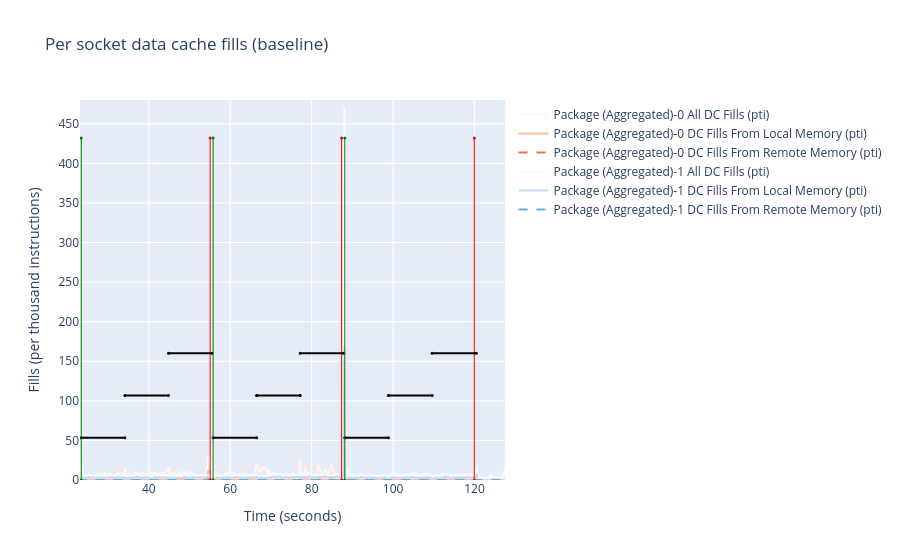
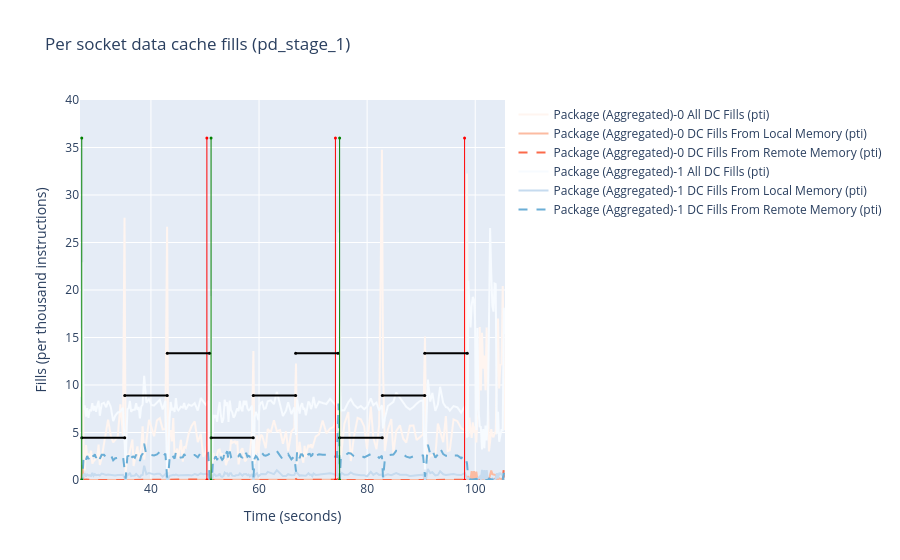

Notebook source saved alongside these figures, in order:
### Code cell
def dc_refills(data: pd.DataFrame, timestamps: pd.DataFrame) -> go.Figure:
    fig = go.Figure()
    

    start_stamps = timestamps[timestamps['point_type'].str.contains("start")] 
    start_bench_stamps = start_stamps[start_stamps['label'].str.contains("bench_")]
    first_bench_start = start_bench_stamps.min().time.total_seconds()

    bench_data = data[data['Timestamp'].dt.total_seconds() > first_bench_start]

    time_axis = data['Timestamp'].dt.total_seconds()

    y_values = sorted([col for col in data.columns if 'DC' in col and ('Memory' in col or 'All DC Fills' in col)])
    col_pal =  ColumnColourPallette(y_values)

    max_y = 0
    for y_val in y_values:
        max_y = max(max_y, bench_data[y_val].max())
        if 'Local' in y_val:
            dash = 'dot'
        if 'Remote' in y_val:
            dash = 'dash'
        else:
            dash = 'solid'
        fig.add_trace(go.Scatter(x=time_axis, y=data[y_val], mode='lines', name=y_val, line=dict(color=col_pal[y_val], dash=dash)))

    fig.update_layout(title='Per socket data cache fills', xaxis_title='Time (seconds)', yaxis_title='Fills (per thousand instructions)')
    fig.update_yaxes(range=[0, math.ceil(max_y/20) * 20])
    # start/end of warmup + iterations of specific selectivity
    df_timestamps = timestamps[timestamps['label'].str.contains("sel_")]
    add_timestamp_start_end_bars(fig, df_timestamps)
    df_query_timestamps = timestamps[timestamps['label'].str.contains("query_")]
    add_query_start_end_bars(fig, df_query_timestamps)

    fig.update_xaxes(range=[first_bench_start, data['Timestamp'].max().total_seconds()])
    return fig

if baseline:
    baseline_dc_fig = dc_refills(df_baseline, ts_baseline)
    baseline_dc_fig.update_layout(title='Per socket data cache fills (baseline)')
    baseline_dc_fig.show()

if pd_max:
    pd_max_dc_fig = dc_refills(df_pd_max, ts_pd_max)
    pd_max_dc_fig.update_layout(title='Per socket data cache fills (pd_max)')
    pd_max_dc_fig.show()

if pd_dop4:
    pd_dop4_dc_fig = dc_refills(df_pd_dop4, ts_pd_dop4)
    pd_dop4_dc_fig.update_layout(title='Per socket data cache fills (pd_dop4)')
    pd_dop4_dc_fig.show()

if pd_stage_1:
    pd_stage_1_dc_fig = dc_refills(df_pd_stage_1, ts_pd_stage_1)
    pd_stage_1_dc_fig.update_layout(title='Per socket data cache fills (pd_stage_1)')
    pd_stage_1_dc_fig.show()

if pd_stage_both:
    pd_stage_both_dc_fig = dc_refills(df_pd_stage_both, ts_pd_stage_both)
    pd_stage_both_dc_fig.update_layout(title='Per socket data cache fills (pd_stage_both)')
    pd_stage_both_dc_fig.show()

### Figure 1 — Plotly figure (JSON) as saved in the notebook; plotly's stock layout.template omitted (floating-point values rounded to 4 significant figures; data arrays with more than 128 entries replaced by an {"elided": "..."} marker saying what was removed)
{"data": [{"line": {"color": "rgb(255,245,240)", "dash": "solid"}, "mode": "lines", "name": "Package (Aggregated)-0 All DC Fills (pti)", "type": "scatter", "x": {"elided": "374 float values"}, "y": {"elided": "374 float values"}}, {"line": {"color": "rgb(252,187,161)", "dash": "solid"}, "mode": "lines", "name": "Package (Aggregated)-0 DC Fills From Local Memory (pti)", "type": "scatter", "x": {"elided": "374 float values"}, "y": {"elided": "374 float values"}}, {"line": {"color": "rgb(251,106,74)", "dash": "dash"}, "mode": "lines", "name": "Package (Aggregated)-0 DC Fills From Remote Memory (pti)", "type": "scatter", "x": {"elided": "374 float values"}, "y": {"elided": "374 float values"}}, {"line": {"color": "rgb(247,251,255)", "dash": "solid"}, "mode": "lines", "name": "Package (Aggregated)-1 All DC Fills (pti)", "type": "scatter", "x": {"elided": "374 float values"}, "y": {"elided": "374 float values"}}, {"line": {"color": "rgb(198,219,239)", "dash": "solid"}, "mode": "lines", "name": "Package (Aggregated)-1 DC Fills From Local Memory (pti)", "type": "scatter", "x": {"elided": "374 float values"}, "y": {"elided": "374 float values"}}, {"line": {"color": "rgb(107,174,214)", "dash": "dash"}, "mode": "lines", "name": "Package (Aggregated)-1 DC Fills From Remote Memory (pti)", "type": "scatter", "x": {"elided": "374 float values"}, "y": {"elided": "374 float values"}}, {"hoverinfo": "text", "hovertext": ["start sel_0.000100", "start sel_0.000100"], "marker": {"color": "green", "size": 3}, "mode": "markers", "showlegend": false, "type": "scatter", "x": [23.42, 23.42], "y": [0, 432]}, {"hoverinfo": "text", "hovertext": ["start sel_0.000100", "start sel_0.000100"], "marker": {"color": "red", "size": 3}, "mode": "markers", "showlegend": false, "type": "scatter", "x": [55.06, 55.06], "y": [0, 432]}, {"hoverinfo": "text", "hovertext": ["start sel_0.100000", "start sel_0.100000"], "marker": {"color": "green", "size": 3}, "mode": "markers", "showlegend": false, "type": "scatter", "x": [55.79, 55.79], "y": [0, 432]}, {"hoverinfo": "text", "hovertext": ["start sel_0.100000", "start sel_0.100000"], "marker": {"color": "red", "size": 3}, "mode": "markers", "showlegend": false, "type": "scatter", "x": [87.36, 87.36], "y": [0, 432]}, {"hoverinfo": "text", "hovertext": ["start sel_1.000000", "start sel_1.000000"], "marker": {"color": "green", "size": 3}, "mode": "markers", "showlegend": false, "type": "scatter", "x": [88.13, 88.13], "y": [0, 432]}, {"hoverinfo": "text", "hovertext": ["start sel_1.000000", "start sel_1.000000"], "marker": {"color": "red", "size": 3}, "mode": "markers", "showlegend": false, "type": "scatter", "x": [119.9, 119.9], "y": [0, 432]}, {"hoverinfo": "text", "hovertext": ["start query_warmup. Duration: 10.70s", "end query_warmup. Duration: 10.70s"], "marker": {"color": "black", "size": 3}, "mode": "markers", "showlegend": false, "type": "scatter", "x": [23.42, 34.12], "y": [53.33, 53.33]}, {"hoverinfo": "text", "hovertext": ["start query_iter_0. Duration: 10.72s", "end query_iter_0. Duration: 10.72s"], "marker": {"color": "black", "size": 3}, "mode": "markers", "showlegend": false, "type": "scatter", "x": [34.12, 44.84], "y": [106.7, 106.7]}, {"hoverinfo": "text", "hovertext": ["start query_iter_1. Duration: 10.72s", "end query_iter_1. Duration: 10.72s"], "marker": {"color": "black", "size": 3}, "mode": "markers", "showlegend": false, "type": "scatter", "x": [44.84, 55.56], "y": [160, 160]}, {"hoverinfo": "text", "hovertext": ["start query_warmup. Duration: 10.69s", "end query_warmup. Duration: 10.69s"], "marker": {"color": "black", "size": 3}, "mode": "markers", "showlegend": false, "type": "scatter", "x": [55.79, 66.48], "y": [53.33, 53.33]}, {"hoverinfo": "text", "hovertext": ["start query_iter_0. Duration: 10.72s", "end query_iter_0. Duration: 10.72s"], "marker": {"color": "black", "size": 3}, "mode": "markers", "showlegend": false, "type": "scatter", "x": [66.48, 77.2], "y": [106.7, 106.7]}, {"hoverinfo": "text", "hovertext": ["start query_iter_1. Duration: 10.66s", "end query_iter_1. Duration: 10.66s"], "marker": {"color": "black", "size": 3}, "mode": "markers", "showlegend": false, "type": "scatter", "x": [77.2, 87.86], "y": [160, 160]}, {"hoverinfo": "text", "hovertext": ["start query_warmup. Duration: 10.73s", "end query_warmup. Duration: 10.73s"], "marker": {"color": "black", "size": 3}, "mode": "markers", "showlegend": false, "type": "scatter", "x": [88.13, 98.86], "y": [53.33, 53.33]}, {"hoverinfo": "text", "hovertext": ["start query_iter_0. Duration: 10.75s", "end query_iter_0. Duration: 10.75s"], "marker": {"color": "black", "size": 3}, "mode": "markers", "showlegend": false, "type": "scatter", "x": [98.86, 109.6], "y": [106.7, 106.7]}, {"hoverinfo": "text", "hovertext": ["start query_iter_1. Duration: 10.84s", "end query_iter_1. Duration: 10.84s"], "marker": {"color": "black", "size": 3}, "mode": "markers", "showlegend": false, "type": "scatter", "x": [109.6, 120.4], "y": [160, 160]}], "layout": {"shapes": [{"line": {"color": "green", "width": 1}, "showlegend": false, "type": "line", "x0": 23.42, "x1": 23.42, "y0": 0, "y1": 432}, {"line": {"color": "red", "width": 1}, "showlegend": false, "type": "line", "x0": 55.06, "x1": 55.06, "y0": 0, "y1": 432}, {"line": {"color": "green", "width": 1}, "showlegend": false, "type": "line", "x0": 55.79, "x1": 55.79, "y0": 0, "y1": 432}, {"line": {"color": "red", "width": 1}, "showlegend": false, "type": "line", "x0": 87.36, "x1": 87.36, "y0": 0, "y1": 432}, {"line": {"color": "green", "width": 1}, "showlegend": false, "type": "line", "x0": 88.13, "x1": 88.13, "y0": 0, "y1": 432}, {"line": {"color": "red", "width": 1}, "showlegend": false, "type": "line", "x0": 119.9, "x1": 119.9, "y0": 0, "y1": 432}, {"line": {"color": "black", "width": 2}, "showlegend": false, "type": "line", "x0": 23.42, "x1": 34.12, "y0": 53.33, "y1": 53.33}, {"line": {"color": "black", "width": 2}, "showlegend": false, "type": "line", "x0": 34.12, "x1": 44.84, "y0": 106.7, "y1": 106.7}, {"line": {"color": "black", "width": 2}, "showlegend": false, "type": "line", "x0": 44.84, "x1": 55.56, "y0": 160, "y1": 160}, {"line": {"color": "black", "width": 2}, "showlegend": false, "type": "line", "x0": 55.79, "x1": 66.48, "y0": 53.33, "y1": 53.33}, {"line": {"color": "black", "width": 2}, "showlegend": false, "type": "line", "x0": 66.48, "x1": 77.2, "y0": 106.7, "y1": 106.7}, {"line": {"color": "black", "width": 2}, "showlegend": false, "type": "line", "x0": 77.2, "x1": 87.86, "y0": 160, "y1": 160}, {"line": {"color": "black", "width": 2}, "showlegend": false, "type": "line", "x0": 88.13, "x1": 98.86, "y0": 53.33, "y1": 53.33}, {"line": {"color": "black", "width": 2}, "showlegend": false, "type": "line", "x0": 98.86, "x1": 109.6, "y0": 106.7, "y1": 106.7}, {"line": {"color": "black", "width": 2}, "showlegend": false, "type": "line", "x0": 109.6, "x1": 120.4, "y0": 160, "y1": 160}], "title": {"text": "Per socket data cache fills (baseline)"}, "xaxis": {"range": [23.1, 127.5], "title": {"text": "Time (seconds)"}}, "yaxis": {"range": [0, 480], "title": {"text": "Fills (per thousand instructions)"}}}}

### Figure 2 — Plotly figure (JSON) as saved in the notebook; plotly's stock layout.template omitted (floating-point values rounded to 4 significant figures; data arrays with more than 128 entries replaced by an {"elided": "..."} marker saying what was removed)
{"data": [{"line": {"color": "rgb(255,245,240)", "dash": "solid"}, "mode": "lines", "name": "Package (Aggregated)-0 All DC Fills (pti)", "type": "scatter", "x": {"elided": "358 float values"}, "y": {"elided": "358 float values"}}, {"line": {"color": "rgb(252,187,161)", "dash": "solid"}, "mode": "lines", "name": "Package (Aggregated)-0 DC Fills From Local Memory (pti)", "type": "scatter", "x": {"elided": "358 float values"}, "y": {"elided": "358 float values"}}, {"line": {"color": "rgb(251,106,74)", "dash": "dash"}, "mode": "lines", "name": "Package (Aggregated)-0 DC Fills From Remote Memory (pti)", "type": "scatter", "x": {"elided": "358 float values"}, "y": {"elided": "358 float values"}}, {"line": {"color": "rgb(247,251,255)", "dash": "solid"}, "mode": "lines", "name": "Package (Aggregated)-1 All DC Fills (pti)", "type": "scatter", "x": {"elided": "358 float values"}, "y": {"elided": "358 float values"}}, {"line": {"color": "rgb(198,219,239)", "dash": "solid"}, "mode": "lines", "name": "Package (Aggregated)-1 DC Fills From Local Memory (pti)", "type": "scatter", "x": {"elided": "358 float values"}, "y": {"elided": "358 float values"}}, {"line": {"color": "rgb(107,174,214)", "dash": "dash"}, "mode": "lines", "name": "Package (Aggregated)-1 DC Fills From Remote Memory (pti)", "type": "scatter", "x": {"elided": "358 float values"}, "y": {"elided": "358 float values"}}, {"hoverinfo": "text", "hovertext": ["start sel_0.000100", "start sel_0.000100"], "marker": {"color": "green", "size": 3}, "mode": "markers", "showlegend": false, "type": "scatter", "x": [27.2, 27.2], "y": [0, 36]}, {"hoverinfo": "text", "hovertext": ["start sel_0.000100", "start sel_0.000100"], "marker": {"color": "red", "size": 3}, "mode": "markers", "showlegend": false, "type": "scatter", "x": [50.35, 50.35], "y": [0, 36]}, {"hoverinfo": "text", "hovertext": ["start sel_0.100000", "start sel_0.100000"], "marker": {"color": "green", "size": 3}, "mode": "markers", "showlegend": false, "type": "scatter", "x": [51.12, 51.12], "y": [0, 36]}, {"hoverinfo": "text", "hovertext": ["start sel_0.100000", "start sel_0.100000"], "marker": {"color": "red", "size": 3}, "mode": "markers", "showlegend": false, "type": "scatter", "x": [74.13, 74.13], "y": [0, 36]}, {"hoverinfo": "text", "hovertext": ["start sel_1.000000", "start sel_1.000000"], "marker": {"color": "green", "size": 3}, "mode": "markers", "showlegend": false, "type": "scatter", "x": [74.91, 74.91], "y": [0, 36]}, {"hoverinfo": "text", "hovertext": ["start sel_1.000000", "start sel_1.000000"], "marker": {"color": "red", "size": 3}, "mode": "markers", "showlegend": false, "type": "scatter", "x": [98.03, 98.03], "y": [0, 36]}, {"hoverinfo": "text", "hovertext": ["start query_warmup. Duration: 7.95s", "end query_warmup. Duration: 7.95s"], "marker": {"color": "black", "size": 3}, "mode": "markers", "showlegend": false, "type": "scatter", "x": [27.2, 35.15], "y": [4.444, 4.444]}, {"hoverinfo": "text", "hovertext": ["start query_iter_0. Duration: 7.87s", "end query_iter_0. Duration: 7.87s"], "marker": {"color": "black", "size": 3}, "mode": "markers", "showlegend": false, "type": "scatter", "x": [35.15, 43.02], "y": [8.889, 8.889]}, {"hoverinfo": "text", "hovertext": ["start query_iter_1. Duration: 7.83s", "end query_iter_1. Duration: 7.83s"], "marker": {"color": "black", "size": 3}, "mode": "markers", "showlegend": false, "type": "scatter", "x": [43.02, 50.85], "y": [13.33, 13.33]}, {"hoverinfo": "text", "hovertext": ["start query_warmup. Duration: 7.81s", "end query_warmup. Duration: 7.81s"], "marker": {"color": "black", "size": 3}, "mode": "markers", "showlegend": false, "type": "scatter", "x": [51.12, 58.94], "y": [4.444, 4.444]}, {"hoverinfo": "text", "hovertext": ["start query_iter_0. Duration: 7.84s", "end query_iter_0. Duration: 7.84s"], "marker": {"color": "black", "size": 3}, "mode": "markers", "showlegend": false, "type": "scatter", "x": [58.94, 66.77], "y": [8.889, 8.889]}, {"hoverinfo": "text", "hovertext": ["start query_iter_1. Duration: 7.86s", "end query_iter_1. Duration: 7.86s"], "marker": {"color": "black", "size": 3}, "mode": "markers", "showlegend": false, "type": "scatter", "x": [66.77, 74.63], "y": [13.33, 13.33]}, {"hoverinfo": "text", "hovertext": ["start query_warmup. Duration: 7.90s", "end query_warmup. Duration: 7.90s"], "marker": {"color": "black", "size": 3}, "mode": "markers", "showlegend": false, "type": "scatter", "x": [74.91, 82.81], "y": [4.444, 4.444]}, {"hoverinfo": "text", "hovertext": ["start query_iter_0. Duration: 7.85s", "end query_iter_0. Duration: 7.85s"], "marker": {"color": "black", "size": 3}, "mode": "markers", "showlegend": false, "type": "scatter", "x": [82.81, 90.65], "y": [8.889, 8.889]}, {"hoverinfo": "text", "hovertext": ["start query_iter_1. Duration: 7.88s", "end query_iter_1. Duration: 7.88s"], "marker": {"color": "black", "size": 3}, "mode": "markers", "showlegend": false, "type": "scatter", "x": [90.65, 98.53], "y": [13.33, 13.33]}], "layout": {"shapes": [{"line": {"color": "green", "width": 1}, "showlegend": false, "type": "line", "x0": 27.2, "x1": 27.2, "y0": 0, "y1": 36}, {"line": {"color": "red", "width": 1}, "showlegend": false, "type": "line", "x0": 50.35, "x1": 50.35, "y0": 0, "y1": 36}, {"line": {"color": "green", "width": 1}, "showlegend": false, "type": "line", "x0": 51.12, "x1": 51.12, "y0": 0, "y1": 36}, {"line": {"color": "red", "width": 1}, "showlegend": false, "type": "line", "x0": 74.13, "x1": 74.13, "y0": 0, "y1": 36}, {"line": {"color": "green", "width": 1}, "showlegend": false, "type": "line", "x0": 74.91, "x1": 74.91, "y0": 0, "y1": 36}, {"line": {"color": "red", "width": 1}, "showlegend": false, "type": "line", "x0": 98.03, "x1": 98.03, "y0": 0, "y1": 36}, {"line": {"color": "black", "width": 2}, "showlegend": false, "type": "line", "x0": 27.2, "x1": 35.15, "y0": 4.444, "y1": 4.444}, {"line": {"color": "black", "width": 2}, "showlegend": false, "type": "line", "x0": 35.15, "x1": 43.02, "y0": 8.889, "y1": 8.889}, {"line": {"color": "black", "width": 2}, "showlegend": false, "type": "line", "x0": 43.02, "x1": 50.85, "y0": 13.33, "y1": 13.33}, {"line": {"color": "black", "width": 2}, "showlegend": false, "type": "line", "x0": 51.12, "x1": 58.94, "y0": 4.444, "y1": 4.444}, {"line": {"color": "black", "width": 2}, "showlegend": false, "type": "line", "x0": 58.94, "x1": 66.77, "y0": 8.889, "y1": 8.889}, {"line": {"color": "black", "width": 2}, "showlegend": false, "type": "line", "x0": 66.77, "x1": 74.63, "y0": 13.33, "y1": 13.33}, {"line": {"color": "black", "width": 2}, "showlegend": false, "type": "line", "x0": 74.91, "x1": 82.81, "y0": 4.444, "y1": 4.444}, {"line": {"color": "black", "width": 2}, "showlegend": false, "type": "line", "x0": 82.81, "x1": 90.65, "y0": 8.889, "y1": 8.889}, {"line": {"color": "black", "width": 2}, "showlegend": false, "type": "line", "x0": 90.65, "x1": 98.53, "y0": 13.33, "y1": 13.33}], "title": {"text": "Per socket data cache fills (pd_stage_1)"}, "xaxis": {"range": [26.88, 105.5], "title": {"text": "Time (seconds)"}}, "yaxis": {"range": [0, 40], "title": {"text": "Fills (per thousand instructions)"}}}}
